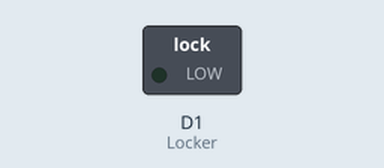
Simulated run of this sketch. Board: ESP8266 (NodeMCU). Parts: switched loads named in the sketch (green lamp = pin HIGH).

Above: at 1.5 s.
At 4.5 s:
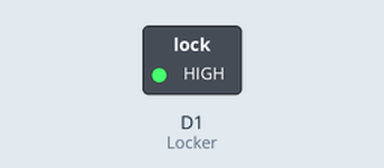
Timing chart, 0 to 7.8 s (numbered marks = the images above):
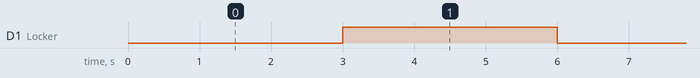

Measured:
- by itself, D1 (Locker): alternates HIGH for 3.0 s and LOW for 3.0 s

The sketch:

Checking_the_Lock.ino
```cpp
const int Locker = D1;

void setup() {
  pinMode(Locker,OUTPUT);

}

void loop() {
  // Let's turn on the relay...
  digitalWrite(Locker, LOW);
  delay(3000);

  // Let's turn off the relay...
  digitalWrite(Locker, HIGH);
  delay(3000);
}
```
